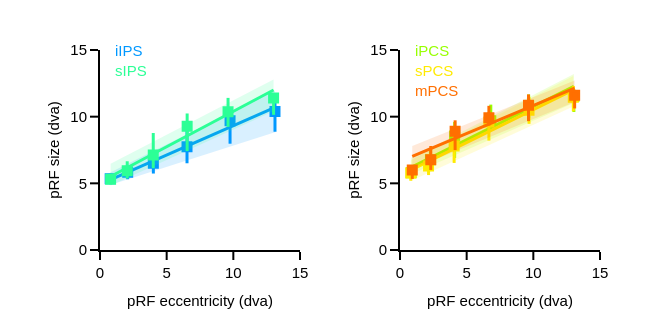

This figure's notebook cell:
### Code cell
# Plot
fig = prf_ecc_size_plot(df=df_ecc_size, figure_info=analysis_info, rsq2use=rsq2use)
fig.show()
fig_dir = '/Users/uriel/Library/CloudStorage/Dropbox/retinomaps/figures/material/pRF_figures/ecc_size_pcm'
fig.write_image("{}/{}_ecc_size.pdf".format(fig_dir, subject))


# fig.write_image("/Users/uriel/Downloads/{}_ecc_size.pdf".format(subject))
# fig.write_image("{}/{}_ecc_size2.pdf".format(fig_dir, subject))
